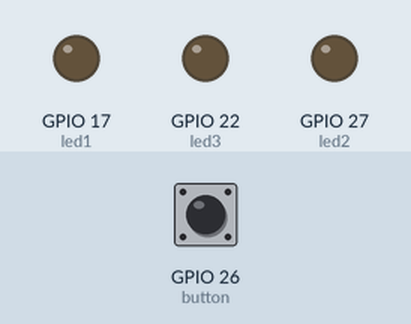
Bench run of a program on a simulated Raspberry Pi (BCM pin numbers). On the bench: output pins drawn as LEDs (lit = HIGH). The test bench sets the inputs (shaded band); at power-on: GPIO 26 (button) HIGH.

Above: at 1.2 s.
1.3 s: GPIO 26 (button) pulled LOW for 0.15 s
At 1.7 s:
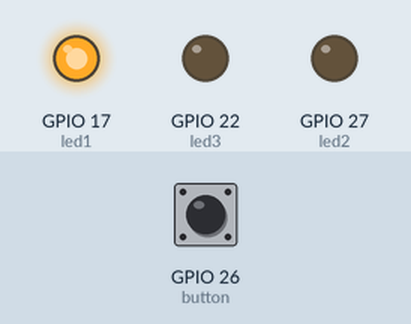
2.9 s: GPIO 26 (button) pulled LOW for 1 s
At 4.1 s:
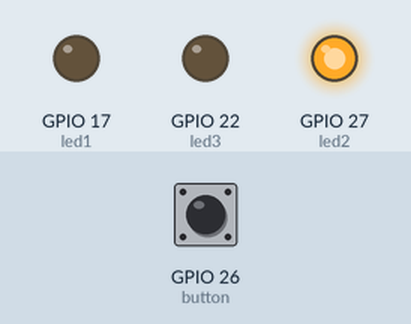
5.4 s: GPIO 26 (button) pulled LOW for 0.15 s
At 6.0 s:
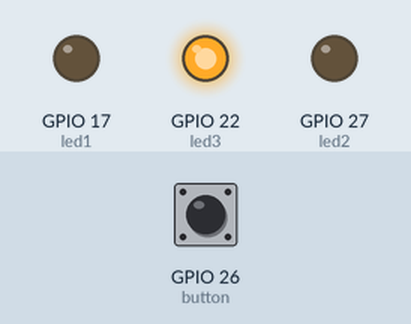
7.0 s: GPIO 26 (button) pulled LOW for 3.2 s
At 8.4 s:
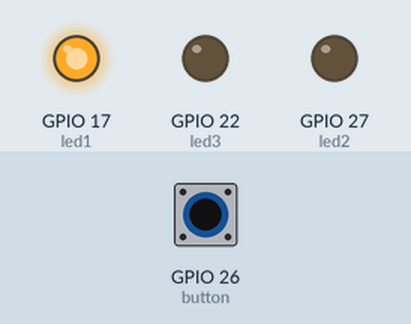
Timing chart, 0 to 10.0 s (numbered marks = the images above; inputs shaded):
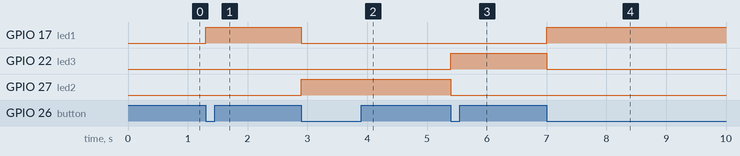

The program:

L03_ToggleBetweenLEDs.py
```python
from gpiozero import LED, Button
from signal import pause

led1 = LED(17) # GPIO pin 17 is LED
led2 = LED(27) # GPIO pin 27 is LED
led3 = LED(22) # GPIO pin 22 is LED
button = Button(26, bounce_time = 0.05) # GPIO pin 26 is Button

# bounce_time = 0.05 limits to 20cps (50ms per push) and this is necessary due to
# mechanical error of push button where we might see multiple
# toggles even though we pressed only once

index = 0

def switch_led():
    global index

    if index % 3 == 0:
        led1.on()
        led2.off()
        led3.off()
    elif index % 3 == 1:
        led1.off()
        led2.on()
        led3.off()
    else:
        led1.off()
        led2.off()
        led3.on()

    index += 1

button.when_pressed = switch_led # We only give the pointer and not call the function
pause() # Pauses if there is no interrupt so that the code doesnt finish execution completely
```

Measured:
- after the input at 1.3 s, GPIO 17 (led1): LOW → HIGH at once
- after the input at 2.9 s, GPIO 17 (led1): HIGH → LOW at once; GPIO 27 (led2): LOW → HIGH at once
- after the input at 5.4 s, GPIO 22 (led3): LOW → HIGH at once; GPIO 27 (led2): HIGH → LOW at once
- after the input at 7.0 s, GPIO 17 (led1): LOW → HIGH at once; GPIO 22 (led3): HIGH → LOW at once
